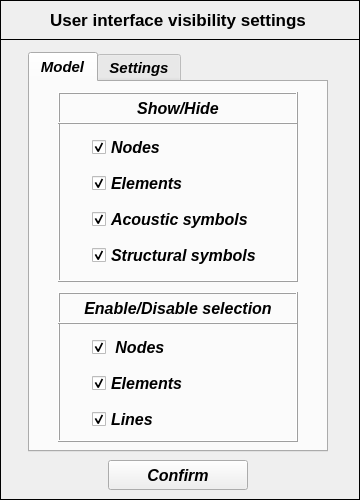
<?xml version="1.0" encoding="UTF-8"?>
<ui version="4.0">
 <class>Dialog</class>
 <widget class="QDialog" name="Dialog">
  <property name="geometry">
   <rect>
    <x>0</x>
    <y>0</y>
    <width>360</width>
    <height>500</height>
   </rect>
  </property>
  <property name="minimumSize">
   <size>
    <width>360</width>
    <height>500</height>
   </size>
  </property>
  <property name="maximumSize">
   <size>
    <width>360</width>
    <height>500</height>
   </size>
  </property>
  <property name="windowTitle">
   <string>User preferences</string>
  </property>
  <widget class="QFrame" name="frame">
   <property name="geometry">
    <rect>
     <x>0</x>
     <y>0</y>
     <width>360</width>
     <height>500</height>
    </rect>
   </property>
   <property name="minimumSize">
    <size>
     <width>360</width>
     <height>270</height>
    </size>
   </property>
   <property name="maximumSize">
    <size>
     <width>360</width>
     <height>500</height>
    </size>
   </property>
   <property name="frameShape">
    <enum>QFrame::Box</enum>
   </property>
   <property name="frameShadow">
    <enum>QFrame::Plain</enum>
   </property>
   <widget class="QFrame" name="frame_2">
    <property name="geometry">
     <rect>
      <x>0</x>
      <y>0</y>
      <width>360</width>
      <height>40</height>
     </rect>
    </property>
    <property name="minimumSize">
     <size>
      <width>360</width>
      <height>40</height>
     </size>
    </property>
    <property name="maximumSize">
     <size>
      <width>360</width>
      <height>40</height>
     </size>
    </property>
    <property name="frameShape">
     <enum>QFrame::Box</enum>
    </property>
    <property name="frameShadow">
     <enum>QFrame::Plain</enum>
    </property>
    <property name="lineWidth">
     <number>1</number>
    </property>
    <widget class="QLabel" name="label">
     <property name="geometry">
      <rect>
       <x>28</x>
       <y>6</y>
       <width>300</width>
       <height>28</height>
      </rect>
     </property>
     <property name="font">
      <font>
       <family>Arial</family>
       <pointsize>13</pointsize>
       <weight>75</weight>
       <italic>false</italic>
       <bold>true</bold>
      </font>
     </property>
     <property name="text">
      <string>User interface visibility settings</string>
     </property>
     <property name="textFormat">
      <enum>Qt::AutoText</enum>
     </property>
     <property name="alignment">
      <set>Qt::AlignCenter</set>
     </property>
    </widget>
   </widget>
   <widget class="QToolButton" name="toolButton_confirm">
    <property name="geometry">
     <rect>
      <x>108</x>
      <y>460</y>
      <width>140</width>
      <height>30</height>
     </rect>
    </property>
    <property name="minimumSize">
     <size>
      <width>140</width>
      <height>30</height>
     </size>
    </property>
    <property name="maximumSize">
     <size>
      <width>140</width>
      <height>30</height>
     </size>
    </property>
    <property name="font">
     <font>
      <family>Arial</family>
      <pointsize>12</pointsize>
      <weight>75</weight>
      <italic>true</italic>
      <bold>true</bold>
     </font>
    </property>
    <property name="text">
     <string>Confirm</string>
    </property>
   </widget>
   <widget class="QTabWidget" name="tabWidget_main">
    <property name="geometry">
     <rect>
      <x>28</x>
      <y>52</y>
      <width>300</width>
      <height>400</height>
     </rect>
    </property>
    <property name="font">
     <font>
      <family>Arial</family>
      <pointsize>11</pointsize>
      <weight>75</weight>
      <italic>true</italic>
      <bold>true</bold>
     </font>
    </property>
    <property name="currentIndex">
     <number>0</number>
    </property>
    <widget class="QWidget" name="tab_hide_show">
     <attribute name="title">
      <string>Model</string>
     </attribute>
     <widget class="QFrame" name="frame_4">
      <property name="geometry">
       <rect>
        <x>28</x>
        <y>240</y>
        <width>240</width>
        <height>120</height>
       </rect>
      </property>
      <property name="minimumSize">
       <size>
        <width>240</width>
        <height>120</height>
       </size>
      </property>
      <property name="maximumSize">
       <size>
        <width>240</width>
        <height>120</height>
       </size>
      </property>
      <property name="frameShape">
       <enum>QFrame::Box</enum>
      </property>
      <property name="frameShadow">
       <enum>QFrame::Raised</enum>
      </property>
      <widget class="QCheckBox" name="checkBox_elements_selector">
       <property name="geometry">
        <rect>
         <x>34</x>
         <y>50</y>
         <width>170</width>
         <height>22</height>
        </rect>
       </property>
       <property name="minimumSize">
        <size>
         <width>170</width>
         <height>22</height>
        </size>
       </property>
       <property name="maximumSize">
        <size>
         <width>170</width>
         <height>22</height>
        </size>
       </property>
       <property name="font">
        <font>
         <family>Arial</family>
         <pointsize>12</pointsize>
         <weight>75</weight>
         <italic>true</italic>
         <bold>true</bold>
        </font>
       </property>
       <property name="text">
        <string>Elements</string>
       </property>
       <property name="checked">
        <bool>true</bool>
       </property>
      </widget>
      <widget class="QCheckBox" name="checkBox_nodes_selector">
       <property name="geometry">
        <rect>
         <x>34</x>
         <y>14</y>
         <width>170</width>
         <height>22</height>
        </rect>
       </property>
       <property name="minimumSize">
        <size>
         <width>170</width>
         <height>22</height>
        </size>
       </property>
       <property name="maximumSize">
        <size>
         <width>170</width>
         <height>22</height>
        </size>
       </property>
       <property name="font">
        <font>
         <family>Arial</family>
         <pointsize>12</pointsize>
         <weight>75</weight>
         <italic>true</italic>
         <bold>true</bold>
        </font>
       </property>
       <property name="text">
        <string> Nodes</string>
       </property>
       <property name="checked">
        <bool>true</bool>
       </property>
      </widget>
      <widget class="QCheckBox" name="checkBox_lines_selector">
       <property name="geometry">
        <rect>
         <x>34</x>
         <y>86</y>
         <width>170</width>
         <height>22</height>
        </rect>
       </property>
       <property name="minimumSize">
        <size>
         <width>170</width>
         <height>22</height>
        </size>
       </property>
       <property name="maximumSize">
        <size>
         <width>170</width>
         <height>22</height>
        </size>
       </property>
       <property name="font">
        <font>
         <family>Arial</family>
         <pointsize>12</pointsize>
         <weight>75</weight>
         <italic>true</italic>
         <bold>true</bold>
        </font>
       </property>
       <property name="text">
        <string>Lines</string>
       </property>
       <property name="checked">
        <bool>true</bool>
       </property>
      </widget>
     </widget>
     <widget class="QFrame" name="frame_3">
      <property name="geometry">
       <rect>
        <x>28</x>
        <y>40</y>
        <width>240</width>
        <height>160</height>
       </rect>
      </property>
      <property name="minimumSize">
       <size>
        <width>240</width>
        <height>160</height>
       </size>
      </property>
      <property name="maximumSize">
       <size>
        <width>240</width>
        <height>160</height>
       </size>
      </property>
      <property name="frameShape">
       <enum>QFrame::Box</enum>
      </property>
      <property name="frameShadow">
       <enum>QFrame::Raised</enum>
      </property>
      <widget class="QCheckBox" name="checkBox_structural_symbols_viewer">
       <property name="geometry">
        <rect>
         <x>34</x>
         <y>122</y>
         <width>170</width>
         <height>22</height>
        </rect>
       </property>
       <property name="minimumSize">
        <size>
         <width>170</width>
         <height>22</height>
        </size>
       </property>
       <property name="maximumSize">
        <size>
         <width>170</width>
         <height>22</height>
        </size>
       </property>
       <property name="font">
        <font>
         <family>Arial</family>
         <pointsize>12</pointsize>
         <weight>75</weight>
         <italic>true</italic>
         <bold>true</bold>
        </font>
       </property>
       <property name="text">
        <string>Structural symbols</string>
       </property>
       <property name="checked">
        <bool>true</bool>
       </property>
      </widget>
      <widget class="QCheckBox" name="checkBox_elements_viewer">
       <property name="geometry">
        <rect>
         <x>34</x>
         <y>50</y>
         <width>170</width>
         <height>22</height>
        </rect>
       </property>
       <property name="minimumSize">
        <size>
         <width>170</width>
         <height>22</height>
        </size>
       </property>
       <property name="maximumSize">
        <size>
         <width>170</width>
         <height>22</height>
        </size>
       </property>
       <property name="font">
        <font>
         <family>Arial</family>
         <pointsize>12</pointsize>
         <weight>75</weight>
         <italic>true</italic>
         <bold>true</bold>
        </font>
       </property>
       <property name="text">
        <string>Elements</string>
       </property>
       <property name="checked">
        <bool>true</bool>
       </property>
      </widget>
      <widget class="QCheckBox" name="checkBox_nodes_viewer">
       <property name="geometry">
        <rect>
         <x>34</x>
         <y>14</y>
         <width>170</width>
         <height>22</height>
        </rect>
       </property>
       <property name="minimumSize">
        <size>
         <width>170</width>
         <height>22</height>
        </size>
       </property>
       <property name="maximumSize">
        <size>
         <width>170</width>
         <height>22</height>
        </size>
       </property>
       <property name="font">
        <font>
         <family>Arial</family>
         <pointsize>12</pointsize>
         <weight>75</weight>
         <italic>true</italic>
         <bold>true</bold>
        </font>
       </property>
       <property name="text">
        <string>Nodes</string>
       </property>
       <property name="checked">
        <bool>true</bool>
       </property>
      </widget>
      <widget class="QCheckBox" name="checkBox_acoustic_symbols_viewer">
       <property name="geometry">
        <rect>
         <x>34</x>
         <y>86</y>
         <width>170</width>
         <height>22</height>
        </rect>
       </property>
       <property name="minimumSize">
        <size>
         <width>170</width>
         <height>22</height>
        </size>
       </property>
       <property name="maximumSize">
        <size>
         <width>170</width>
         <height>22</height>
        </size>
       </property>
       <property name="font">
        <font>
         <family>Arial</family>
         <pointsize>12</pointsize>
         <weight>75</weight>
         <italic>true</italic>
         <bold>true</bold>
        </font>
       </property>
       <property name="text">
        <string>Acoustic symbols</string>
       </property>
       <property name="checked">
        <bool>true</bool>
       </property>
      </widget>
     </widget>
     <widget class="QLabel" name="label_3">
      <property name="geometry">
       <rect>
        <x>28</x>
        <y>210</y>
        <width>240</width>
        <height>32</height>
       </rect>
      </property>
      <property name="minimumSize">
       <size>
        <width>240</width>
        <height>32</height>
       </size>
      </property>
      <property name="maximumSize">
       <size>
        <width>240</width>
        <height>32</height>
       </size>
      </property>
      <property name="font">
       <font>
        <family>Arial</family>
        <pointsize>12</pointsize>
        <weight>75</weight>
        <bold>true</bold>
       </font>
      </property>
      <property name="frameShape">
       <enum>QFrame::Box</enum>
      </property>
      <property name="frameShadow">
       <enum>QFrame::Raised</enum>
      </property>
      <property name="text">
       <string>Enable/Disable selection</string>
      </property>
      <property name="alignment">
       <set>Qt::AlignCenter</set>
      </property>
     </widget>
     <widget class="QLabel" name="label_2">
      <property name="geometry">
       <rect>
        <x>28</x>
        <y>10</y>
        <width>240</width>
        <height>32</height>
       </rect>
      </property>
      <property name="minimumSize">
       <size>
        <width>240</width>
        <height>32</height>
       </size>
      </property>
      <property name="maximumSize">
       <size>
        <width>240</width>
        <height>32</height>
       </size>
      </property>
      <property name="font">
       <font>
        <family>Arial</family>
        <pointsize>12</pointsize>
        <weight>75</weight>
        <bold>true</bold>
       </font>
      </property>
      <property name="frameShape">
       <enum>QFrame::Box</enum>
      </property>
      <property name="frameShadow">
       <enum>QFrame::Raised</enum>
      </property>
      <property name="text">
       <string>Show/Hide</string>
      </property>
      <property name="alignment">
       <set>Qt::AlignCenter</set>
      </property>
     </widget>
    </widget>
    <widget class="QWidget" name="tab_user_preferences">
     <attribute name="title">
      <string>Settings</string>
     </attribute>
     <widget class="QFrame" name="frame_6">
      <property name="geometry">
       <rect>
        <x>28</x>
        <y>240</y>
        <width>240</width>
        <height>120</height>
       </rect>
      </property>
      <property name="minimumSize">
       <size>
        <width>240</width>
        <height>120</height>
       </size>
      </property>
      <property name="maximumSize">
       <size>
        <width>240</width>
        <height>120</height>
       </size>
      </property>
      <property name="frameShape">
       <enum>QFrame::Box</enum>
      </property>
      <property name="frameShadow">
       <enum>QFrame::Raised</enum>
      </property>
      <widget class="QCheckBox" name="checkBox_MOPT_logo">
       <property name="geometry">
        <rect>
         <x>34</x>
         <y>50</y>
         <width>170</width>
         <height>22</height>
        </rect>
       </property>
       <property name="minimumSize">
        <size>
         <width>170</width>
         <height>22</height>
        </size>
       </property>
       <property name="maximumSize">
        <size>
         <width>170</width>
         <height>22</height>
        </size>
       </property>
       <property name="font">
        <font>
         <family>Arial</family>
         <pointsize>12</pointsize>
         <weight>75</weight>
         <italic>true</italic>
         <bold>true</bold>
        </font>
       </property>
       <property name="text">
        <string>MOPT logo</string>
       </property>
       <property name="checked">
        <bool>true</bool>
       </property>
      </widget>
      <widget class="QCheckBox" name="checkBox_OpenPulse_logo">
       <property name="geometry">
        <rect>
         <x>34</x>
         <y>14</y>
         <width>170</width>
         <height>22</height>
        </rect>
       </property>
       <property name="minimumSize">
        <size>
         <width>170</width>
         <height>22</height>
        </size>
       </property>
       <property name="maximumSize">
        <size>
         <width>170</width>
         <height>22</height>
        </size>
       </property>
       <property name="font">
        <font>
         <family>Arial</family>
         <pointsize>12</pointsize>
         <weight>75</weight>
         <italic>true</italic>
         <bold>true</bold>
        </font>
       </property>
       <property name="text">
        <string>OpenPulse logo</string>
       </property>
       <property name="checked">
        <bool>true</bool>
       </property>
      </widget>
      <widget class="QCheckBox" name="checkBox_reference_scale">
       <property name="geometry">
        <rect>
         <x>34</x>
         <y>86</y>
         <width>170</width>
         <height>22</height>
        </rect>
       </property>
       <property name="minimumSize">
        <size>
         <width>170</width>
         <height>22</height>
        </size>
       </property>
       <property name="maximumSize">
        <size>
         <width>170</width>
         <height>22</height>
        </size>
       </property>
       <property name="font">
        <font>
         <family>Arial</family>
         <pointsize>12</pointsize>
         <weight>75</weight>
         <italic>true</italic>
         <bold>true</bold>
        </font>
       </property>
       <property name="text">
        <string>Reference scale</string>
       </property>
       <property name="checked">
        <bool>true</bool>
       </property>
      </widget>
     </widget>
     <widget class="QFrame" name="frame_5">
      <property name="geometry">
       <rect>
        <x>28</x>
        <y>40</y>
        <width>240</width>
        <height>160</height>
       </rect>
      </property>
      <property name="minimumSize">
       <size>
        <width>240</width>
        <height>160</height>
       </size>
      </property>
      <property name="maximumSize">
       <size>
        <width>240</width>
        <height>160</height>
       </size>
      </property>
      <property name="frameShape">
       <enum>QFrame::Box</enum>
      </property>
      <property name="frameShadow">
       <enum>QFrame::Raised</enum>
      </property>
      <widget class="QRadioButton" name="radioButton_light_gray_color">
       <property name="geometry">
        <rect>
         <x>34</x>
         <y>86</y>
         <width>170</width>
         <height>22</height>
        </rect>
       </property>
       <property name="minimumSize">
        <size>
         <width>170</width>
         <height>22</height>
        </size>
       </property>
       <property name="maximumSize">
        <size>
         <width>170</width>
         <height>22</height>
        </size>
       </property>
       <property name="font">
        <font>
         <family>Arial</family>
         <pointsize>12</pointsize>
         <weight>75</weight>
         <italic>true</italic>
         <bold>true</bold>
        </font>
       </property>
       <property name="text">
        <string>Light gray</string>
       </property>
       <property name="checked">
        <bool>false</bool>
       </property>
      </widget>
      <widget class="QRadioButton" name="radioButton_black_color">
       <property name="geometry">
        <rect>
         <x>34</x>
         <y>14</y>
         <width>170</width>
         <height>22</height>
        </rect>
       </property>
       <property name="minimumSize">
        <size>
         <width>170</width>
         <height>22</height>
        </size>
       </property>
       <property name="maximumSize">
        <size>
         <width>170</width>
         <height>22</height>
        </size>
       </property>
       <property name="font">
        <font>
         <family>Arial</family>
         <pointsize>12</pointsize>
         <weight>75</weight>
         <italic>true</italic>
         <bold>true</bold>
        </font>
       </property>
       <property name="text">
        <string>Black</string>
       </property>
       <property name="checked">
        <bool>true</bool>
       </property>
      </widget>
      <widget class="QRadioButton" name="radioButton_white_color">
       <property name="geometry">
        <rect>
         <x>34</x>
         <y>122</y>
         <width>170</width>
         <height>22</height>
        </rect>
       </property>
       <property name="minimumSize">
        <size>
         <width>170</width>
         <height>22</height>
        </size>
       </property>
       <property name="maximumSize">
        <size>
         <width>170</width>
         <height>22</height>
        </size>
       </property>
       <property name="font">
        <font>
         <family>Arial</family>
         <pointsize>12</pointsize>
         <weight>75</weight>
         <italic>true</italic>
         <bold>true</bold>
        </font>
       </property>
       <property name="text">
        <string>White</string>
       </property>
       <property name="checked">
        <bool>false</bool>
       </property>
      </widget>
      <widget class="QRadioButton" name="radioButton_dark_gray_color">
       <property name="geometry">
        <rect>
         <x>34</x>
         <y>50</y>
         <width>170</width>
         <height>22</height>
        </rect>
       </property>
       <property name="minimumSize">
        <size>
         <width>170</width>
         <height>22</height>
        </size>
       </property>
       <property name="maximumSize">
        <size>
         <width>170</width>
         <height>22</height>
        </size>
       </property>
       <property name="font">
        <font>
         <family>Arial</family>
         <pointsize>12</pointsize>
         <weight>75</weight>
         <italic>true</italic>
         <bold>true</bold>
        </font>
       </property>
       <property name="text">
        <string>Dark gray</string>
       </property>
       <property name="checked">
        <bool>false</bool>
       </property>
      </widget>
     </widget>
     <widget class="QLabel" name="label_5">
      <property name="geometry">
       <rect>
        <x>28</x>
        <y>210</y>
        <width>240</width>
        <height>32</height>
       </rect>
      </property>
      <property name="minimumSize">
       <size>
        <width>240</width>
        <height>32</height>
       </size>
      </property>
      <property name="maximumSize">
       <size>
        <width>240</width>
        <height>32</height>
       </size>
      </property>
      <property name="font">
       <font>
        <family>Arial</family>
        <pointsize>12</pointsize>
        <weight>75</weight>
        <bold>true</bold>
       </font>
      </property>
      <property name="frameShape">
       <enum>QFrame::Box</enum>
      </property>
      <property name="frameShadow">
       <enum>QFrame::Raised</enum>
      </property>
      <property name="text">
       <string>Show/Hide</string>
      </property>
      <property name="alignment">
       <set>Qt::AlignCenter</set>
      </property>
     </widget>
     <widget class="QLabel" name="label_4">
      <property name="geometry">
       <rect>
        <x>28</x>
        <y>10</y>
        <width>240</width>
        <height>32</height>
       </rect>
      </property>
      <property name="minimumSize">
       <size>
        <width>240</width>
        <height>32</height>
       </size>
      </property>
      <property name="maximumSize">
       <size>
        <width>240</width>
        <height>32</height>
       </size>
      </property>
      <property name="font">
       <font>
        <family>Arial</family>
        <pointsize>12</pointsize>
        <weight>75</weight>
        <bold>true</bold>
       </font>
      </property>
      <property name="frameShape">
       <enum>QFrame::Box</enum>
      </property>
      <property name="frameShadow">
       <enum>QFrame::Raised</enum>
      </property>
      <property name="text">
       <string>Background color</string>
      </property>
      <property name="alignment">
       <set>Qt::AlignCenter</set>
      </property>
     </widget>
    </widget>
   </widget>
  </widget>
 </widget>
 <resources/>
 <connections/>
</ui>
